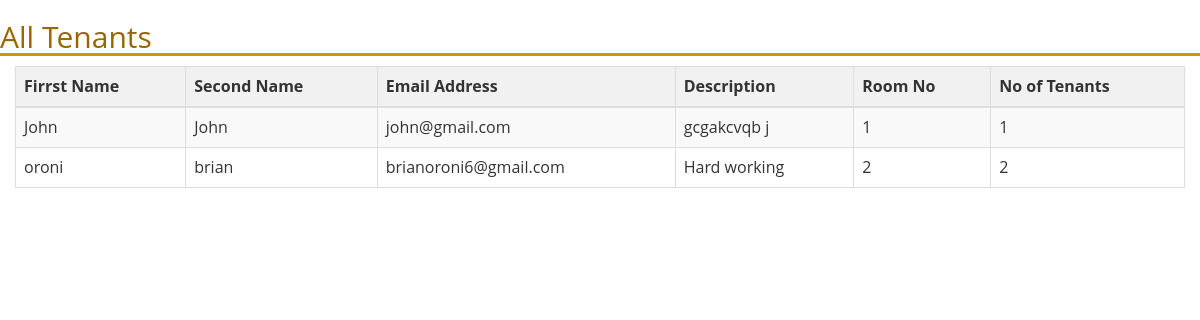
The page /tenant/ on the database its author committed.
### Homedashboard/models.py (models this page shows, shortened)
class Tenant(models.Model):
    firstname = models.CharField(max_length=255)
    secondname = models.CharField(max_length=255)
    occupation = models.CharField(max_length=255)
    email = models.EmailField()
    description = models.CharField(max_length=255)
    roomnumber = models.IntegerField()
    nooftenant = models.CharField(max_length=10)

### Homedashboard/views.py (the view)
# urls.py: url(r'^tenant/$', views.tenant, name="tenant"),
def tenant(request):
    template = loader.get_template('tenant.html')
    context = {
        'tenants': Tenant.objects.all()
    }
    return HttpResponse(template.render(context, request))

### templates/tenant.html (shortened to what this page needs)
<html>
<head>
     {%load static%}
    <link href={% static '/css/bootstrap.css'%} rel="stylesheet" type="text/css"/>
    <link href={% static '/css/font-awesome.css'%} rel="stylesheet" type="text/css"/>
    <link href={% static '/css/custom.css'%} rel="stylesheet" type="text/css"/>
</head>
<body>
<h1>All Tenants</h1>
<div  class="col-md-12">
<table class="table table-striped table-bordered table-hover">
    <thead>
    <tr>
        <th>Firrst Name</th>
        <th>Second Name</th>
        <th>Email Address</th>
        <th>Description</th>
        <th>Room No</th>
        <th>No of Tenants</th>
      </tr>
    </thead>
    <tbody>
        {% for tenant in tenants %}
        <tr>
         <td>{{ tenant.firstname }}</td>
         <td>{{ tenant.secondname }}</td>
         <td>{{tenant.email}}</td>
         <td>{{ tenant.description }}</td>
         <td>{{ tenant.roomnumber }}</td>
         <td>{{tenant.nooftenant}}</td>
        </tr>
     {% endfor %}
    </tbody>
</table>
</div>
</body>
</html>

### Homedashboard/static/css/custom.css (style rules this page uses)
body { font-family: 'Open Sans', sans-serif; }
h1 { border-bottom: 3px solid #cc9900; color: #996600; font-size: 30px; }
table, th , td { border: 1px solid grey; border-collapse: collapse; padding: 5px; }
table tr:nth-child(odd) { background-color: #f1f1f1; }
table tr:nth-child(even) { background-color: #ffffff; }

### rows shown on the page
Tenant: firstname "John", secondname "John", email "john@gmail.com", description "gcgakcvqb j", roomnumber "1", nooftenant "1"
Tenant: firstname "oroni", secondname "brian", email "brianoroni6@gmail.com", description "Hard working", roomnumber "2", nooftenant "2"
